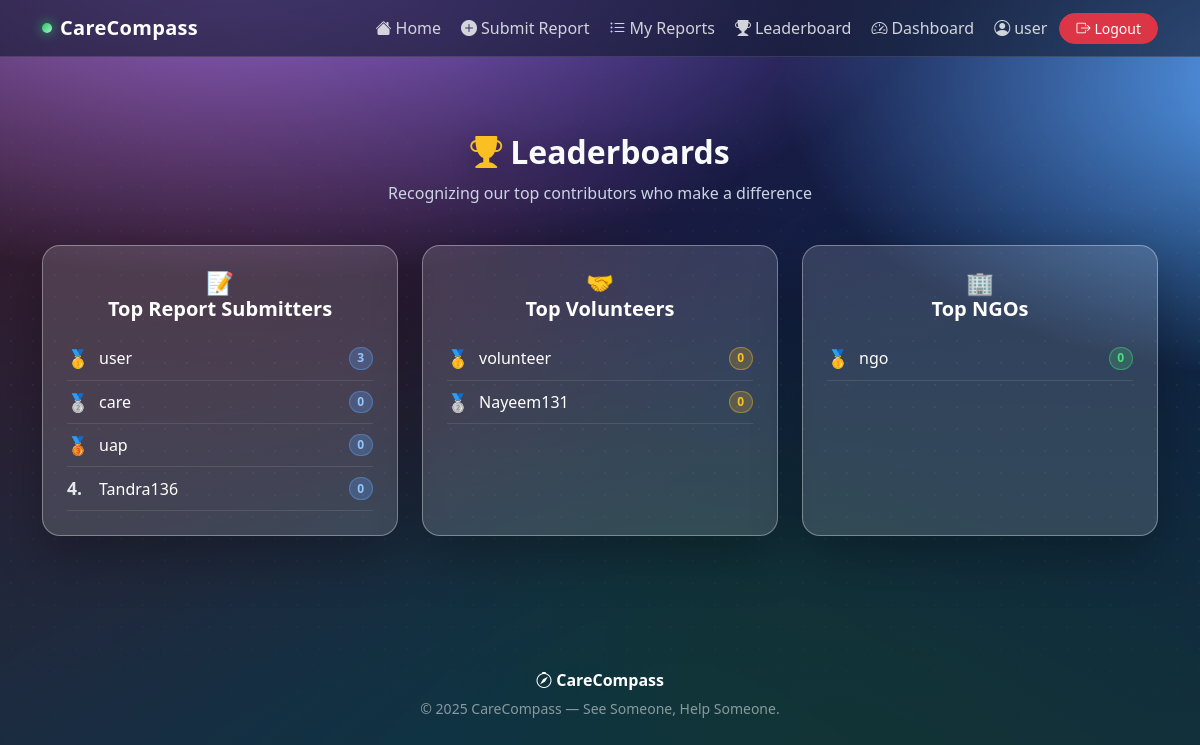
The app's page /leaderboard/ (signed in), older data.
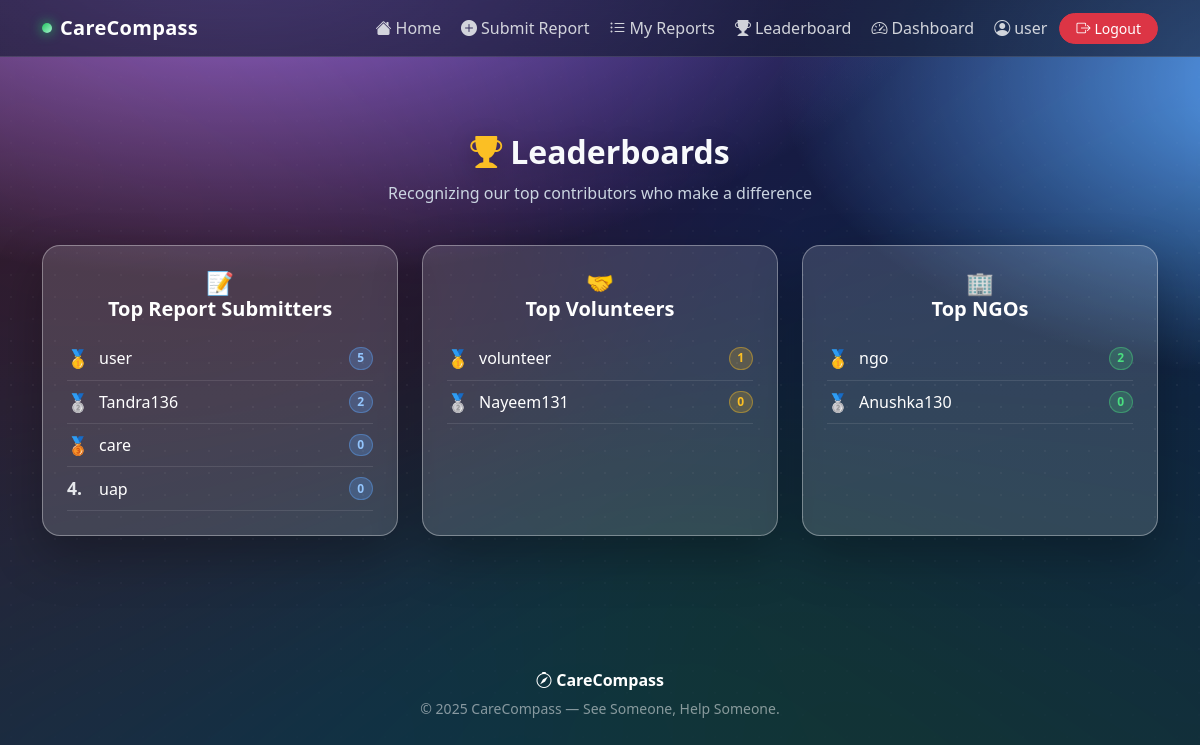
The same page, newer data.
### user/models.py (models this page shows, shortened)
class CustomUser(AbstractUser):
    ROLE_CHOICES = [
        ('user', 'User'),
        ('volunteer', 'Volunteer'),
        ('ngo', 'NGO'),
    ]
    role = models.CharField(max_length=20, choices=ROLE_CHOICES, default='user')
    profile_pic = models.ImageField(upload_to='profiles/', blank=True, null=True)
    phone = models.CharField(max_length=20, blank=True)
    address = models.TextField(blank=True, null=True)
    bio = models.TextField(blank=True)
    organization_name = models.CharField(max_length=200, blank=True, null=True)
    certificate = models.FileField(upload_to='certificates/', blank=True, null=True)
    license_file = models.FileField(upload_to='licenses/', blank=True, null=True)
    skills = models.TextField(blank=True, null=True)

### leaderboard/views.py (the view)
# urls.py: path('leaderboard/', include('leaderboard.urls')),
@login_required
def leaderboard(request):
    top_users = CustomUser.objects.filter(role="user").annotate(
        count=Count("reports")
    ).order_by("-count")[:10]
    top_volunteers = CustomUser.objects.filter(role="volunteer").annotate(
        count=Count("accepted_reports", filter=Q(accepted_reports__status="completed"))
    ).order_by("-count")[:10]
    top_ngos = CustomUser.objects.filter(role="ngo").annotate(
        count=Count("accepted_reports", filter=Q(accepted_reports__status="completed"))
    ).order_by("-count")[:10]
    return render(request, "leaderboard.html", {
        "top_users": top_users,
        "top_volunteers": top_volunteers,
        "top_ngos": top_ngos,
    })

### templates/leaderboard.html (shortened to what the changed rows need)
{% extends "base.html" %}
{% block content %}
<section class="section-spacer">
  <div class="container">
    <h2 class="heading mb-2"><i class="bi bi-trophy-fill me-2" style="color:#fbbf24"></i>Leaderboards</h2>
    <div class="row g-4">
      <div class="col-md-4">
        <div class="glass p-4 h-100">
          {% for u in top_users %}
          <div class="d-flex justify-content-between align-items-center py-2"
               style="border-bottom:1px solid rgba(255,255,255,.1)">
            <div class="d-flex align-items-center gap-2">
              <span class="fw-bold" style="
                color:{% if forloop.counter == 1 %}#fbbf24{% elif forloop.counter == 2 %}#94a3b8{% elif forloop.counter == 3 %}#cd7c2d{% else %}#e5e7eb{% endif %};
                font-size:1.1rem;min-width:1.5rem">
                {% if forloop.counter <= 3 %}
                  {% if forloop.counter == 1 %}🥇{% elif forloop.counter == 2 %}🥈{% else %}🥉{% endif %}
                {% else %}{{ forloop.counter }}.{% endif %}
              </span>
              <span class="text-white">{{ u.username }}</span>
            </div>
            <span class="badge rounded-pill" style="background:rgba(96,165,250,.25);color:#93c5fd;border:1px solid rgba(96,165,250,.4)">
              {{ u.count }}
            </span>
          </div>
          {% empty %}
          <p class="text-white-50 text-center py-3">No data yet</p>
          {% endfor %}
        </div>
      </div>
      <div class="col-md-4">
        <div class="glass p-4 h-100">
          {% for v in top_volunteers %}
          <div class="d-flex justify-content-between align-items-center py-2"
               style="border-bottom:1px solid rgba(255,255,255,.1)">
            <div class="d-flex align-items-center gap-2">
              <span class="fw-bold" style="
                color:{% if forloop.counter == 1 %}#fbbf24{% elif forloop.counter == 2 %}#94a3b8{% elif forloop.counter == 3 %}#cd7c2d{% else %}#e5e7eb{% endif %};
                font-size:1.1rem;min-width:1.5rem">
                {% if forloop.counter <= 3 %}
                  {% if forloop.counter == 1 %}🥇{% elif forloop.counter == 2 %}🥈{% else %}🥉{% endif %}
                {% else %}{{ forloop.counter }}.{% endif %}
              </span>
              <span class="text-white">{{ v.username }}</span>
            </div>
            <span class="badge rounded-pill" style="background:rgba(251,191,36,.2);color:#fbbf24;border:1px solid rgba(251,191,36,.4)">
              {{ v.count }}
            </span>
          </div>
          {% empty %}
          <p class="text-white-50 text-center py-3">No data yet</p>
          {% endfor %}
        </div>
      </div>
      <div class="col-md-4">
        <div class="glass p-4 h-100">
          {% for n in top_ngos %}
          <div class="d-flex justify-content-between align-items-center py-2"
               style="border-bottom:1px solid rgba(255,255,255,.1)">
            <div class="d-flex align-items-center gap-2">
              <span class="fw-bold" style="
                color:{% if forloop.counter == 1 %}#fbbf24{% elif forloop.counter == 2 %}#94a3b8{% elif forloop.counter == 3 %}#cd7c2d{% else %}#e5e7eb{% endif %};
                font-size:1.1rem;min-width:1.5rem">
                {% if forloop.counter <= 3 %}
                  {% if forloop.counter == 1 %}🥇{% elif forloop.counter == 2 %}🥈{% else %}🥉{% endif %}
                {% else %}{{ forloop.counter }}.{% endif %}
              </span>
              <span class="text-white">{{ n.username }}</span>
            </div>
            <span class="badge rounded-pill" style="background:rgba(74,222,128,.2);color:#4ade80;border:1px solid rgba(74,222,128,.4)">
              {{ n.count }}
            </span>
          </div>
          {% empty %}
          <p class="text-white-50 text-center py-3">No data yet</p>
          {% endfor %}
        </div>
      </div>
    </div>
  </div>
</section>
{% endblock %}

### templates/base.html (shortened to what this page needs)
{% load static %}
<!DOCTYPE html>
<html lang="en">
<head>
  <link href="https://cdn.jsdelivr.net/npm/bootstrap@5.3.3/dist/css/bootstrap.min.css" rel="stylesheet">
  <link href="https://cdn.jsdelivr.net/npm/bootstrap-icons@1.11.3/font/bootstrap-icons.css" rel="stylesheet">
  <link href="https://cdnjs.cloudflare.com/ajax/libs/font-awesome/6.5.0/css/all.min.css" rel="stylesheet">
</head>
<body class="bg-veil grid-overlay">
<nav class="navbar navbar-expand-lg cc-navbar sticky-top">
  <div class="container">
    <a class="navbar-brand" href="/"><span class="logo-dot"></span> CareCompass</a>
    <div class="collapse navbar-collapse" id="ccNav">
      <ul class="navbar-nav ms-auto align-items-lg-center gap-1">
        <li class="nav-item"><a class="nav-link" href="{% url 'home' %}"><i class="bi bi-house-fill me-1"></i>Home</a></li>
        {% if user.is_authenticated %}
          {% if user.role == 'user' %}
            <li class="nav-item"><a class="nav-link" href="{% url 'submit_report' %}"><i class="bi bi-plus-circle-fill me-1"></i>Submit Report</a></li>
            <li class="nav-item"><a class="nav-link" href="{% url 'report_list' %}"><i class="bi bi-list-ul me-1"></i>My Reports</a></li>
          {% else %}
            <li class="nav-item"><a class="nav-link" href="{% url 'report_list' %}"><i class="bi bi-list-ul me-1"></i>All Reports</a></li>
          {% endif %}
        {% else %}
          <li class="nav-item"><a class="nav-link" href="{% url 'report_list' %}"><i class="bi bi-list-ul me-1"></i>Reports</a></li>
        {% endif %}
        <li class="nav-item"><a class="nav-link" href="{% url 'leaderboard' %}"><i class="bi bi-trophy-fill me-1"></i>Leaderboard</a></li>
        {% if user.is_authenticated %}
          <li class="nav-item"><a class="nav-link" href="{% url 'dashboard' %}"><i class="bi bi-speedometer2 me-1"></i>Dashboard</a></li>
          <li class="nav-item"><a class="nav-link" href="{% url 'profile' %}"><i class="bi bi-person-circle me-1"></i>{{ user.username }}</a></li>
          <li class="nav-item">
            <form action="{% url 'logout' %}" method="post" style="display:inline;">{% csrf_token %}
              <button type="submit" class="btn btn-sm btn-danger rounded-pill px-3"><i class="bi bi-box-arrow-right me-1"></i>Logout</button>
            </form>
          </li>
        {% else %}
          <li class="nav-item"><a class="nav-link" href="{% url 'login' %}"><i class="bi bi-box-arrow-in-right me-1"></i>Login</a></li>
          <li class="nav-item"><a class="nav-link" href="{% url 'register' %}"><i class="bi bi-person-plus-fill me-1"></i>Register</a></li>
        {% endif %}
      </ul>
    </div>
  </div>
</nav>
<main>
  <div class="container pt-3">
  </div>
  {% block content %}{% endblock %}
</main>
<footer class="mt-5">
  <div class="container py-4 text-center text-white-50">
    <div class="fw-bold text-white mb-1"><i class="bi bi-compass"></i> CareCompass</div>
    <small>© 2025 CareCompass — See Someone, Help Someone.</small>
  </div>
</footer>
</body>
</html>

Row changes from the older to the newer data that the page shows:
changed CustomUser "user": count "3" → "5"
changed CustomUser "Tandra136": count "0" → "2"; text "." → "🥈"; moves up the list
changed CustomUser "care": text "🥈" → "🥉"
changed CustomUser "uap": text "🥉" → "."
changed CustomUser "volunteer": count "0" → "1"
changed CustomUser "ngo": count "0" → "2"
added CustomUser: username "Anushka130", count "0", shown under "🏢Top NGOs"
